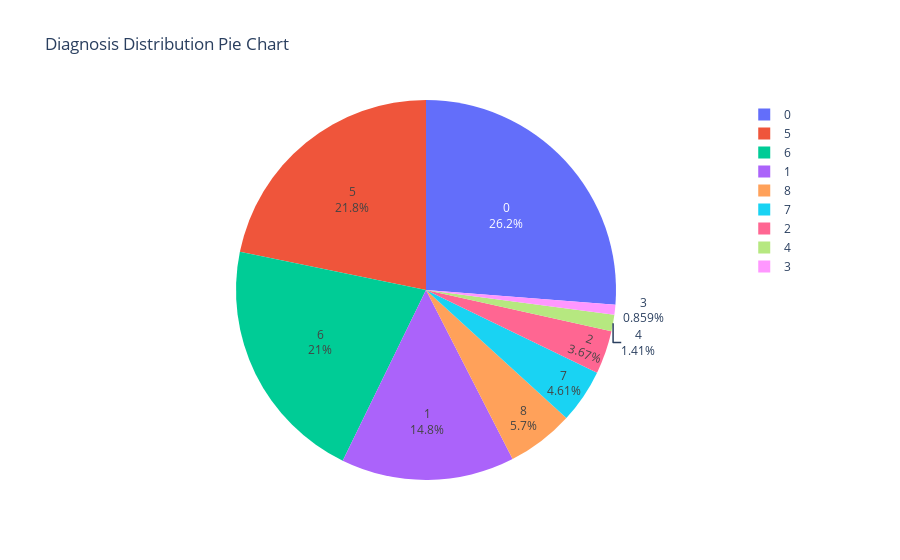

Here is the notebook cell this chart was saved with:
### Code cell
plt.figure(figsize=(9,8))
fig = px.pie(df, names="Diagnosis", title="Diagnosis Distribution Pie Chart")
fig.update_traces(textinfo="percent+label")

### Figure 1 — Plotly figure (JSON) as saved in the notebook; plotly's stock layout.template omitted (floating-point values rounded to 4 significant figures; data arrays with more than 128 entries replaced by an {"elided": "..."} marker saying what was removed)
{"data": [{"domain": {"x": [0, 1], "y": [0, 1]}, "hovertemplate": "Diagnosis=%{label}<extra></extra>", "labels": {"elided": "1281 int values"}, "legendgroup": "", "name": "", "showlegend": true, "textinfo": "percent+label", "type": "pie"}], "layout": {"legend": {"tracegroupgap": 0}, "title": {"text": "Diagnosis Distribution Pie Chart"}}}
